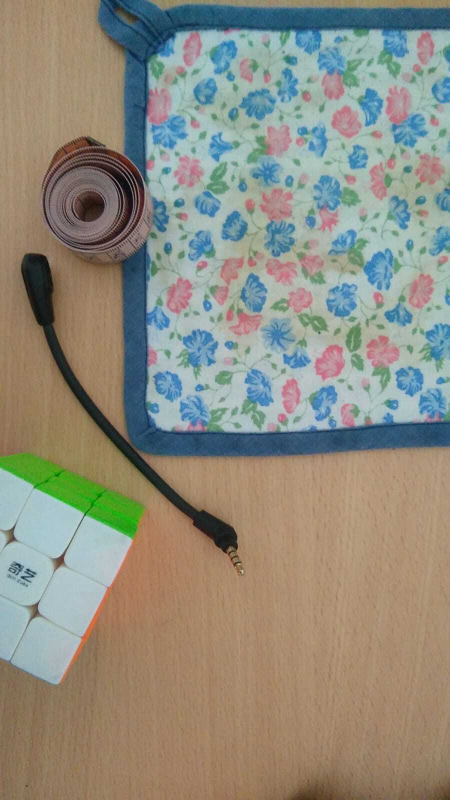
#> input picture 12_SIFT/img1.jpeg, 899 x 1599 px (shown at 1/2 size)
$ python main.py
#> lines starting #> are read from the running program, lines starting #| are printed output that depends on the picture

import numpy as np
import cv2

MIN_MATCH_COUNT = 30
img1 = cv2.imread("img1.jpeg")# Leemos la imagen 1
#> img1 is the input picture: shape (1599, 899, 3); mean B, G, R 126.8, 140.1, 142.8
convert1 = cv2.resize(img1,(800,600), interpolation=cv2.INTER_CUBIC)
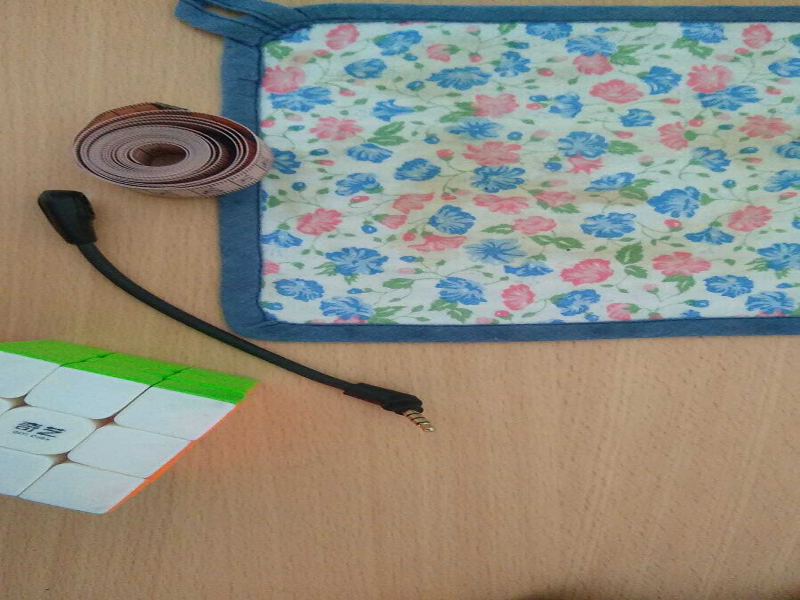
#> convert1: shape (600, 800, 3); mean B, G, R 126.8, 140.1, 142.8

img2 = cv2.imread("img2.jpeg")# Leemos la imagen 2
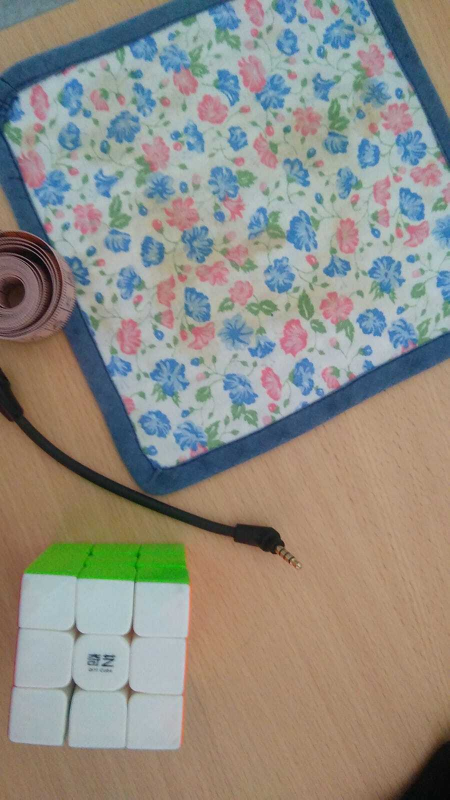
#> input picture 12_SIFT/img2.jpeg, 899 x 1599 px (shown at 1/2 size)
#> img2 is the input picture: shape (1599, 899, 3); mean B, G, R 132.4, 141.2, 143.9
convert2 = cv2.resize(img2,(800,600), interpolation=cv2.INTER_CUBIC)
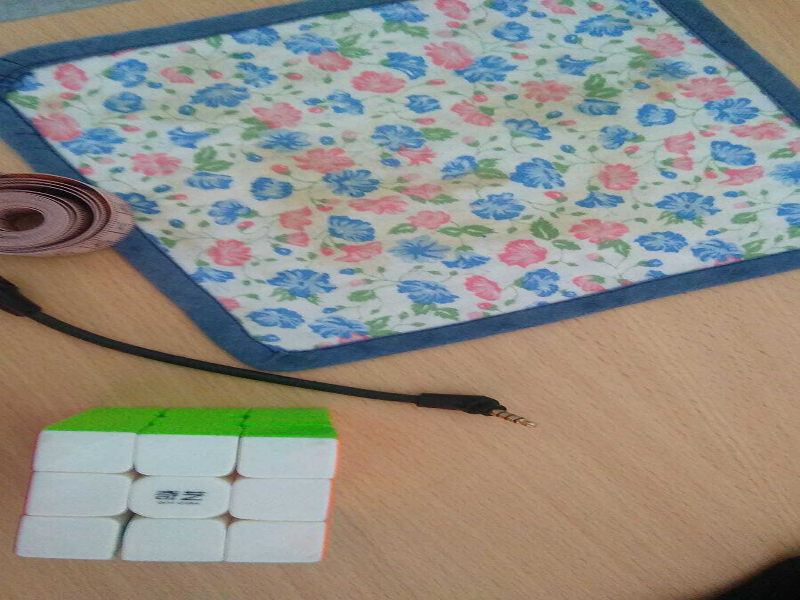
#> convert2: shape (600, 800, 3); mean B, G, R 132.4, 141.2, 143.9


dscr = cv2.SIFT_create()# Inicializamos el detector y el descriptor

kp1 , des1 = dscr.detectAndCompute(convert1,None)# Encontramos los puntos clave y los descriptores con SIFT en la imagen 1
#> kp1 = 2115 keypoints; strongest (x, y, size): (70, 217, 36.6), (109, 420, 6.7), (400, 403, 20.9), (20, 402, 8.4)
kp2 , des2 = dscr.detectAndCompute(convert2,None)# Encontramos los puntos clave y los descriptores con SIFT en la imagen 2
#> kp2 = 2124 keypoints; strongest (x, y, size): (129, 516, 9.1), (234, 476, 8.6), (515, 421, 2.1), (171, 492, 1.9)

matcher = cv2.BFMatcher(cv2.NORM_L2)
matches = matcher.knnMatch(des1, des2, k=2)
#> matches = 2115 matches
# Guardamos los buenos matches usando el test de razón de Lowe
good = [ ]
for m, n in matches:
    if m.distance < 0.8 * n.distance:
        good.append(m)
#> after the loop, good = 115 matches
if(len(good) > MIN_MATCH_COUNT):
    src_pts = np.float32([kp1[m.queryIdx].pt for m in good]).reshape(-1, 1, 2)
#> src_pts = 115 rows, first 8: [13.51, 489.4], [14.73, 409.4], [35.03, 425.1], [44.8, 358], [49.32, 465.5], [75.66, 139.1], [79.31, 371.1], [82.91, 369]
    dst_pts = np.float32([kp2[m.trainIdx].pt for m in good]).reshape(-1, 1, 2)
#> dst_pts = 115 rows, first 8: [5.76, 276], [140.8, 513.4], [173, 493.4], [217, 432], [25.12, 326.3], [15.44, 237.5], [191, 436], [208, 433]
    H, mask = cv2.findHomography(dst_pts, src_pts, cv2.RANSAC, 5.0) # Computamos la homografía con RANSAC
#> H = [[0.884, -0.942, 349.9], [0.158, 0.893, -43.53], [-3.95e-05, -1.48e-05, 1]]; mask = 115 values, max 1 at index 20, min 0 at index 0, mean 0.243


wimg2 = cv2.warpPerspective(convert2, H, (800,600))
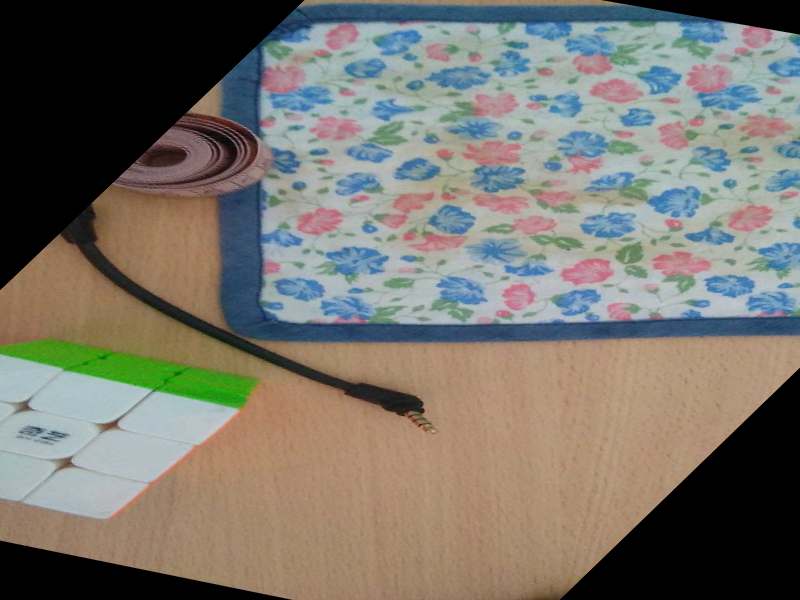
#> wimg2: shape (600, 800, 3); mean B, G, R 108.2, 116.7, 120.4


# Mezclamos ambas imágenes
alpha = 0.5

blend = np.array(wimg2 * alpha + convert1 * (1 - alpha), dtype=np.uint8)
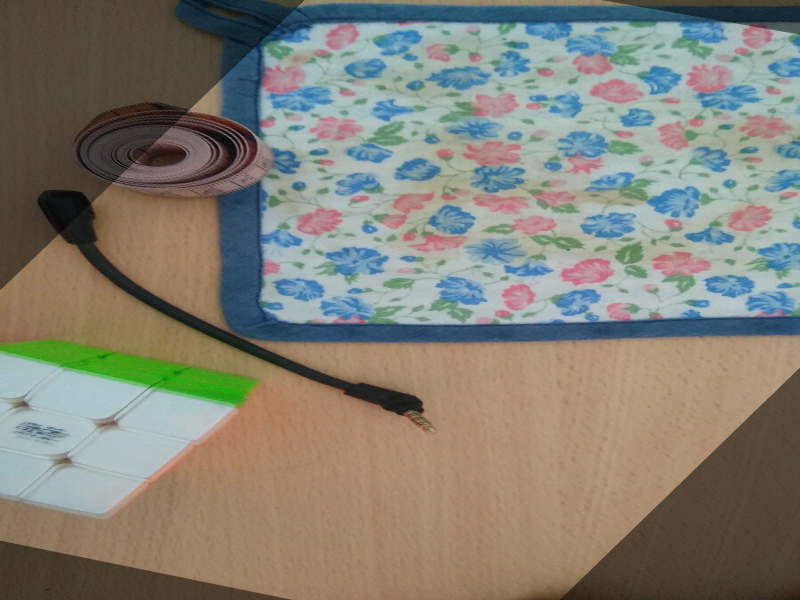
#> blend: shape (600, 800, 3); mean B, G, R 117.3, 128.1, 131.3

while(1):
    cv2.imshow("final", blend)
    k = cv2.waitKey(1) & 0xFF
#> (key Esc is pressed here)
    if k == 27:
        cv2.destroyAllWindows()
        break
